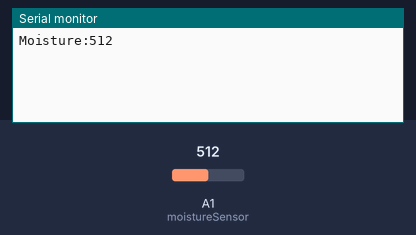
This sketch was run on a simulated Arduino Uno, built with avr-gcc and run on an emulated ATmega328P. Shown: the last lines printed to the serial monitor. The test bench sets the inputs (shaded band); at power-on: A1 (moistureSensor) = 512. WiFi joins after 1.5 s; servers stay silent unless stated.

Above: at 2.7 s.
2.8 s: A1 (moistureSensor) set to 716
At 4.6 s:
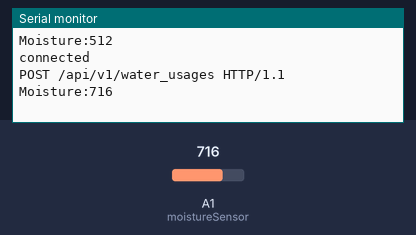
5.7 s: A1 (moistureSensor) set to 900
At 6.4 s:
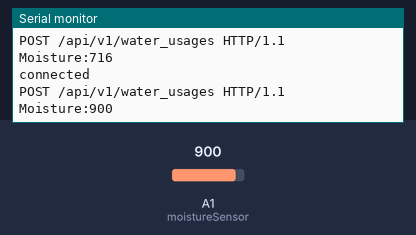
Timing chart, 0 to 8.7 s (numbered marks = the images above; inputs shaded):
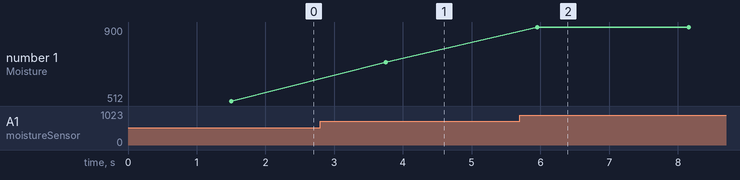

The sketch:

sketch_aug15a.ino
```cpp
#include <SPI.h>
#include <EthernetV2_0.h>

byte mac[] = {
  0x00, 0xAA, 0xBB, 0xCC, 0xDE, 0x02 };

EthernetClient client;
#define W5200_CS  10
#define SDCARD_CS 4

int moistureSensor = 1;
void setup() {
  Serial.begin(9600);
  pinMode(SDCARD_CS,OUTPUT);
  digitalWrite(SDCARD_CS,HIGH);//Deselect the SD card

  // start the Ethernet connection:
  if (Ethernet.begin(mac) == 0) {
    Serial.println("Failed to configure Ethernet using DHCP");
    // no point in carrying on, so do nothing forevermore:
    for(;;);
  }
}

void loop() {
  int moistureVal = analogRead(moistureSensor);
  Serial.print("Moisture:");
  Serial.print(moistureVal);
  Serial.println();
  // dry be 100
  // post to db as dry and post water moisture level
  String var = "{\"water_usage\": {\"moisture\":"+ String(moistureVal) + "}}";
   int num = var.length();
   delay(2000);
   if(client.connect("https://intense-shore-4027.herokuapp.com", 80)){
     Serial.println("connected");

     // New lines according to ubidots support:

     client.println("POST /api/v1/water_usages HTTP/1.1");
     Serial.println("POST /api/v1/water_usages HTTP/1.1");
     client.println("Content-Type: application/json");
     client.println("Accept: application/json");
     client.println("Content-Length: "+String(num));
     client.println("Host: https://intense-shore-4027.herokuapp.com");
     client.print(var);
   } else {
     Serial.println("connection failed");
   }
}
```

Measured:
- after the input at 2.8 s, the serial monitor: prints a new line after 0.95 s (image 1)
- after the input at 5.7 s, the serial monitor: prints a new line after 0.25 s (image 2)
- plotted number 1: 512 → 716 after the input at 2.8 s, 716 → 900 after the input at 5.7 s
